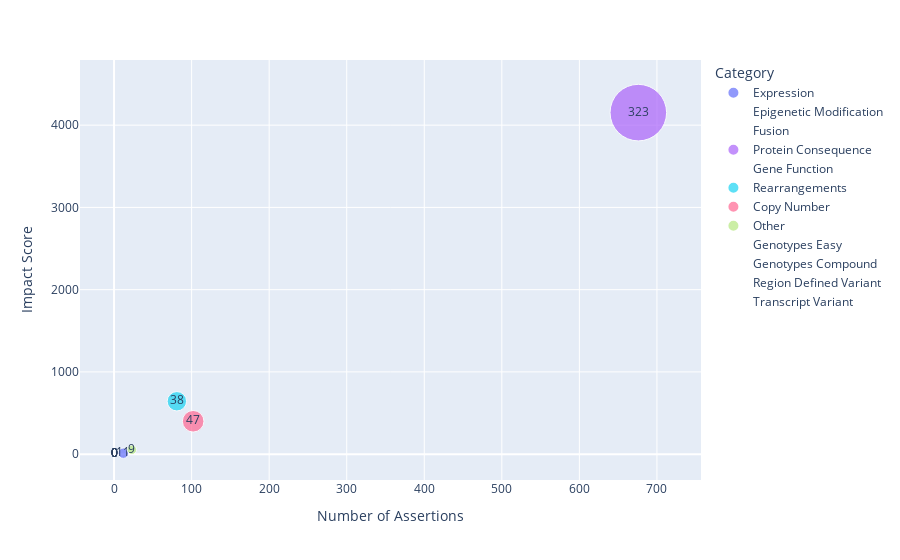

Source (notebook cell):
### Code cell
fig = px.scatter(
    data_frame=moa_feature_df,
    x="Number of Assertions",
    y="Impact Score",
    size="Number of Features",
    size_max=40,
    text="Number of Features",
    color="Category"
)
fig.show()

### Figure 1 — Plotly figure (JSON) as saved in the notebook; plotly's stock layout.template omitted (floating-point values rounded to 4 significant figures)
{"data": [{"hovertemplate": "Category=Expression<br>Number of Assertions=%{x}<br>Impact Score=%{y}<br>Number of Features=%{text}<extra></extra>", "legendgroup": "Expression", "marker": {"color": "#636efa", "size": [11], "sizemode": "area", "sizeref": 0.2019, "symbol": "circle"}, "mode": "markers+text", "name": "Expression", "orientation": "v", "showlegend": true, "text": [11], "type": "scatter", "x": [12], "xaxis": "x", "y": [12], "yaxis": "y"}, {"hovertemplate": "Category=Epigenetic Modification<br>Number of Assertions=%{x}<br>Impact Score=%{y}<br>Number of Features=%{text}<extra></extra>", "legendgroup": "Epigenetic Modification", "marker": {"color": "#EF553B", "size": [0], "sizemode": "area", "sizeref": 0.2019, "symbol": "circle"}, "mode": "markers+text", "name": "Epigenetic Modification", "orientation": "v", "showlegend": true, "text": [0], "type": "scatter", "x": [0], "xaxis": "x", "y": [0], "yaxis": "y"}, {"hovertemplate": "Category=Fusion<br>Number of Assertions=%{x}<br>Impact Score=%{y}<br>Number of Features=%{text}<extra></extra>", "legendgroup": "Fusion", "marker": {"color": "#00cc96", "size": [0], "sizemode": "area", "sizeref": 0.2019, "symbol": "circle"}, "mode": "markers+text", "name": "Fusion", "orientation": "v", "showlegend": true, "text": [0], "type": "scatter", "x": [0], "xaxis": "x", "y": [0], "yaxis": "y"}, {"hovertemplate": "Category=Protein Consequence<br>Number of Assertions=%{x}<br>Impact Score=%{y}<br>Number of Features=%{text}<extra></extra>", "legendgroup": "Protein Consequence", "marker": {"color": "#ab63fa", "size": [323], "sizemode": "area", "sizeref": 0.2019, "symbol": "circle"}, "mode": "markers+text", "name": "Protein Consequence", "orientation": "v", "showlegend": true, "text": [323], "type": "scatter", "x": [676], "xaxis": "x", "y": [4152.0], "yaxis": "y"}, {"hovertemplate": "Category=Gene Function<br>Number of Assertions=%{x}<br>Impact Score=%{y}<br>Number of Features=%{text}<extra></extra>", "legendgroup": "Gene Function", "marker": {"color": "#FFA15A", "size": [0], "sizemode": "area", "sizeref": 0.2019, "symbol": "circle"}, "mode": "markers+text", "name": "Gene Function", "orientation": "v", "showlegend": true, "text": [0], "type": "scatter", "x": [0], "xaxis": "x", "y": [0], "yaxis": "y"}, {"hovertemplate": "Category=Rearrangements<br>Number of Assertions=%{x}<br>Impact Score=%{y}<br>Number of Features=%{text}<extra></extra>", "legendgroup": "Rearrangements", "marker": {"color": "#19d3f3", "size": [38], "sizemode": "area", "sizeref": 0.2019, "symbol": "circle"}, "mode": "markers+text", "name": "Rearrangements", "orientation": "v", "showlegend": true, "text": [38], "type": "scatter", "x": [81], "xaxis": "x", "y": [643], "yaxis": "y"}, {"hovertemplate": "Category=Copy Number<br>Number of Assertions=%{x}<br>Impact Score=%{y}<br>Number of Features=%{text}<extra></extra>", "legendgroup": "Copy Number", "marker": {"color": "#FF6692", "size": [47], "sizemode": "area", "sizeref": 0.2019, "symbol": "circle"}, "mode": "markers+text", "name": "Copy Number", "orientation": "v", "showlegend": true, "text": [47], "type": "scatter", "x": [102], "xaxis": "x", "y": [400], "yaxis": "y"}, {"hovertemplate": "Category=Other<br>Number of Assertions=%{x}<br>Impact Score=%{y}<br>Number of Features=%{text}<extra></extra>", "legendgroup": "Other", "marker": {"color": "#B6E880", "size": [9], "sizemode": "area", "sizeref": 0.2019, "symbol": "circle"}, "mode": "markers+text", "name": "Other", "orientation": "v", "showlegend": true, "text": [9], "type": "scatter", "x": [23], "xaxis": "x", "y": [53.5], "yaxis": "y"}, {"hovertemplate": "Category=Genotypes Easy<br>Number of Assertions=%{x}<br>Impact Score=%{y}<br>Number of Features=%{text}<extra></extra>", "legendgroup": "Genotypes Easy", "marker": {"color": "#FF97FF", "size": [0], "sizemode": "area", "sizeref": 0.2019, "symbol": "circle"}, "mode": "markers+text", "name": "Genotypes Easy", "orientation": "v", "showlegend": true, "text": [0], "type": "scatter", "x": [0], "xaxis": "x", "y": [0], "yaxis": "y"}, {"hovertemplate": "Category=Genotypes Compound<br>Number of Assertions=%{x}<br>Impact Score=%{y}<br>Number of Features=%{text}<extra></extra>", "legendgroup": "Genotypes Compound", "marker": {"color": "#FECB52", "size": [0], "sizemode": "area", "sizeref": 0.2019, "symbol": "circle"}, "mode": "markers+text", "name": "Genotypes Compound", "orientation": "v", "showlegend": true, "text": [0], "type": "scatter", "x": [0], "xaxis": "x", "y": [0], "yaxis": "y"}, {"hovertemplate": "Category=Region Defined Variant<br>Number of Assertions=%{x}<br>Impact Score=%{y}<br>Number of Features=%{text}<extra></extra>", "legendgroup": "Region Defined Variant", "marker": {"color": "#636efa", "size": [0], "sizemode": "area", "sizeref": 0.2019, "symbol": "circle"}, "mode": "markers+text", "name": "Region Defined Variant", "orientation": "v", "showlegend": true, "text": [0], "type": "scatter", "x": [0], "xaxis": "x", "y": [0], "yaxis": "y"}, {"hovertemplate": "Category=Transcript Variant<br>Number of Assertions=%{x}<br>Impact Score=%{y}<br>Number of Features=%{text}<extra></extra>", "legendgroup": "Transcript Variant", "marker": {"color": "#EF553B", "size": [0], "sizemode": "area", "sizeref": 0.2019, "symbol": "circle"}, "mode": "markers+text", "name": "Transcript Variant", "orientation": "v", "showlegend": true, "text": [0], "type": "scatter", "x": [0], "xaxis": "x", "y": [0], "yaxis": "y"}], "layout": {"legend": {"itemsizing": "constant", "title": {"text": "Category"}, "tracegroupgap": 0}, "margin": {"t": 60}, "xaxis": {"anchor": "y", "domain": [0, 1], "title": {"text": "Number of Assertions"}}, "yaxis": {"anchor": "x", "domain": [0, 1], "title": {"text": "Impact Score"}}}}
